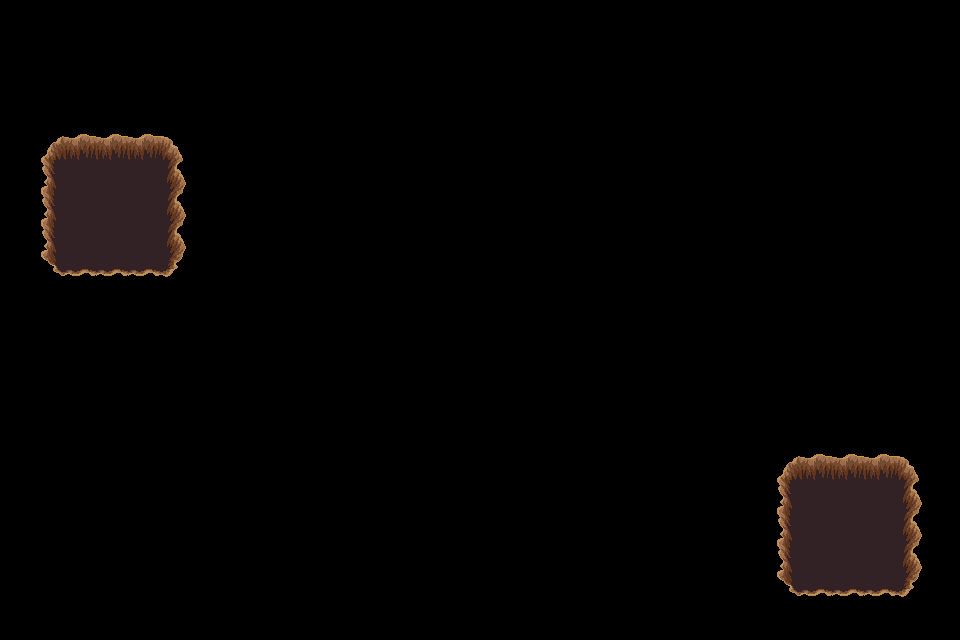

The image is a tile-based game level rendered from a .tmx file. Its description and complete source (layers, tilesets, objects, tile grids) follow:
An orthogonal 30x20 tile map with 32x32 px tiles, 1 tile layer (trou), 2 tilesets.

<map version="1.4" tiledversion="1.4.3" orientation="orthogonal" renderorder="right-down" width="30" height="20" tilewidth="32" tileheight="32" infinite="0" nextlayerid="9" nextobjectid="1">
 <tileset firstgid="1" source="../../dungeon_green.tsx" />
 <tileset firstgid="530" source="../../dungeon.tsx" />
 <layer id="8" name="trou" width="30" height="20">
  <data encoding="csv">
0,0,0,0,0,0,0,0,0,0,0,0,0,0,0,0,0,0,0,0,0,0,0,0,0,0,0,0,0,0,
0,0,0,0,0,0,0,0,0,0,0,0,0,0,0,0,0,0,0,0,0,0,0,0,0,0,0,0,0,0,
0,0,0,0,0,0,0,0,0,0,0,0,0,0,0,0,0,0,0,0,0,0,0,0,0,0,0,0,0,0,
0,0,0,0,0,0,0,0,0,0,0,0,0,0,0,0,0,0,0,0,0,0,0,0,0,0,0,0,0,0,
0,432,433,433,433,434,0,0,0,0,0,0,0,0,0,0,0,0,0,0,0,0,0,0,0,0,0,0,0,0,
0,455,456,456,456,457,0,0,0,0,0,0,0,0,0,0,0,0,0,0,0,0,0,0,0,0,0,0,0,0,
0,455,456,456,456,457,0,0,0,0,0,0,0,0,0,0,0,0,0,0,0,0,0,0,0,0,0,0,0,0,
0,455,456,456,456,457,0,0,0,0,0,0,0,0,0,0,0,0,0,0,0,0,0,0,0,0,0,0,0,0,
0,478,479,479,479,480,0,0,0,0,0,0,0,0,0,0,0,0,0,0,0,0,0,0,0,0,0,0,0,0,
0,0,0,0,0,0,0,0,0,0,0,0,0,0,0,0,0,0,0,0,0,0,0,0,0,0,0,0,0,0,
0,0,0,0,0,0,0,0,0,0,0,0,0,0,0,0,0,0,0,0,0,0,0,0,0,0,0,0,0,0,
0,0,0,0,0,0,0,0,0,0,0,0,0,0,0,0,0,0,0,0,0,0,0,0,0,0,0,0,0,0,
0,0,0,0,0,0,0,0,0,0,0,0,0,0,0,0,0,0,0,0,0,0,0,0,0,0,0,0,0,0,
0,0,0,0,0,0,0,0,0,0,0,0,0,0,0,0,0,0,0,0,0,0,0,0,0,0,0,0,0,0,
0,0,0,0,0,0,0,0,0,0,0,0,0,0,0,0,0,0,0,0,0,0,0,0,432,433,433,433,434,0,
0,0,0,0,0,0,0,0,0,0,0,0,0,0,0,0,0,0,0,0,0,0,0,0,455,456,456,456,457,0,
0,0,0,0,0,0,0,0,0,0,0,0,0,0,0,0,0,0,0,0,0,0,0,0,455,456,456,456,457,0,
0,0,0,0,0,0,0,0,0,0,0,0,0,0,0,0,0,0,0,0,0,0,0,0,455,456,456,456,457,0,
0,0,0,0,0,0,0,0,0,0,0,0,0,0,0,0,0,0,0,0,0,0,0,0,478,479,479,479,480,0,
0,0,0,0,0,0,0,0,0,0,0,0,0,0,0,0,0,0,0,0,0,0,0,0,0,0,0,0,0,0
</data>
 </layer>
</map>
